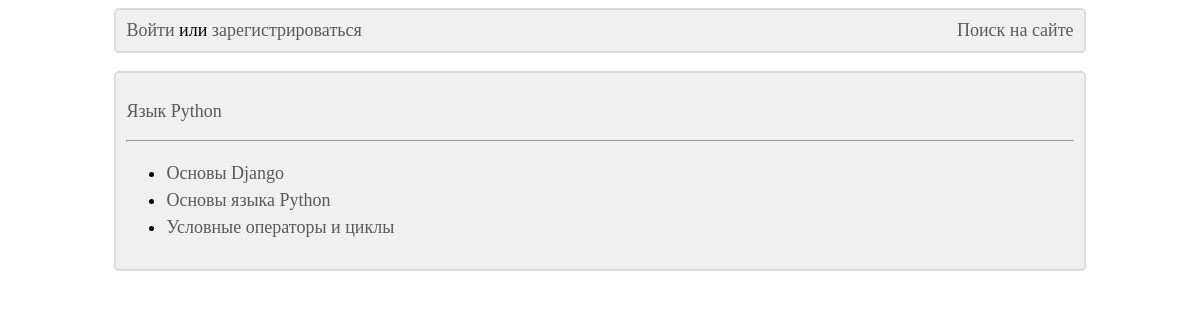
Screenshot of /main/4/ with the database file from the repository.
### main/models.py (models this page shows)
class TestGroup(models.Model):
    title = models.CharField(max_length=200, unique=True, null=False, blank=False, verbose_name='Группа тестов')
    def __str__(self):
        return self.title
    class Meta:
        verbose_name = 'Группа тестов'
        verbose_name_plural = 'Группы тестов'
        ordering = ['title']

class Test(models.Model):
    title = models.CharField(max_length=200, unique=True, null=False, blank=False, verbose_name='Название теста')
    test_group = models.ForeignKey(TestGroup, on_delete=models.CASCADE, null=False, blank=False,
                                   verbose_name='Группа тестов')
    def __str__(self):
        return self.title
    class Meta:
        verbose_name = 'Тест'
        verbose_name_plural = 'Тесты'
        ordering = ['title']

### main/views.py (the view)
# urls.py: path('<int:test_group_id>/', test_list, name='test_list'),
def test_list(request, test_group_id):
    selected_group = TestGroup.objects.get(pk=test_group_id)
    tests = Test.objects.filter(test_group=selected_group)
    context = {'tests': tests, 'selected_group': selected_group}
    return render(request, 'main/test_list.html', context)

### main/templates/main/test_list.html
{% extends 'layout/basic.html' %}
{% block content %}
    <div class="basic_block">
        <p>
            <a href="{% url 'main:index' %}" title="К выбору тем">{{ selected_group }}</a>
        </p>
        <hr>
        {% if tests %}
            <ul>
                {% for test in tests %}
                    <li>
                        <a href="{% url 'main:test_page' test_group_id=selected_group.pk test_id=test.pk %}">
                            {{ test }}
                        </a>
                    </li>
                {% endfor %}
            </ul>
        {% else %}
            <div class="block_with_margin">
                Извините, но тестов по данной теме на сайте нет...
            </div>
        {% endif %}
    </div>
{% endblock %}

### main/static/main/style.css (style rules this page uses)
.basic_block { font-size: large; background-color: RGB(240, 240, 240); border: 2px solid RGB(220, 220, 220); border-radius: 5px; padding: 10px; margin-left: auto; margin-right: auto; width: 80%; overflow: hidden; }
a { color: RGB(90, 90, 90); text-decoration: none; }
li { padding-top: 3px; padding-bottom: 3px;; }

### rows the page displays
TestGroup: title "Язык Python"
Test: title "Основы Django"
Test: title "Основы языка Python"
Test: title "Условные операторы и циклы"
